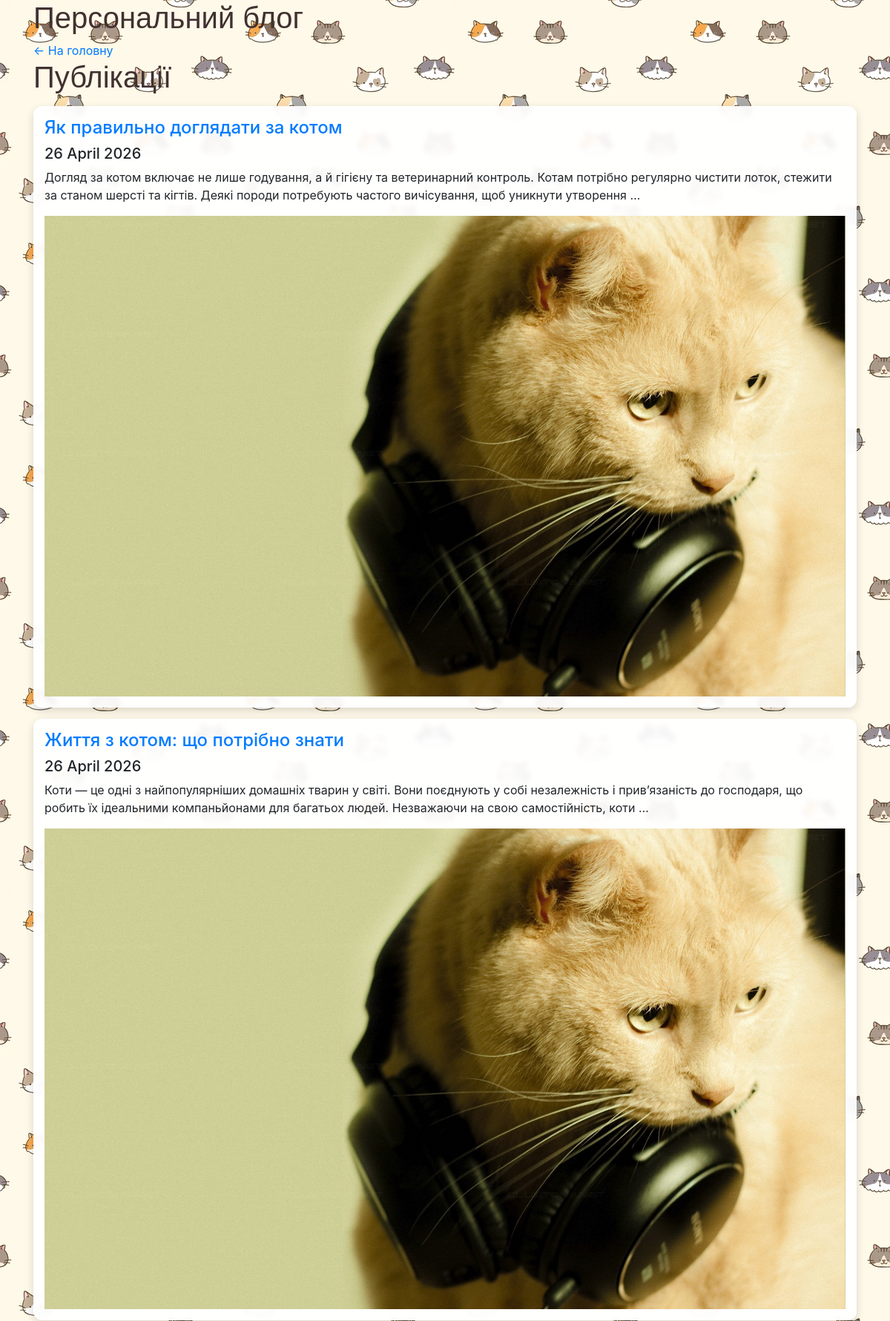
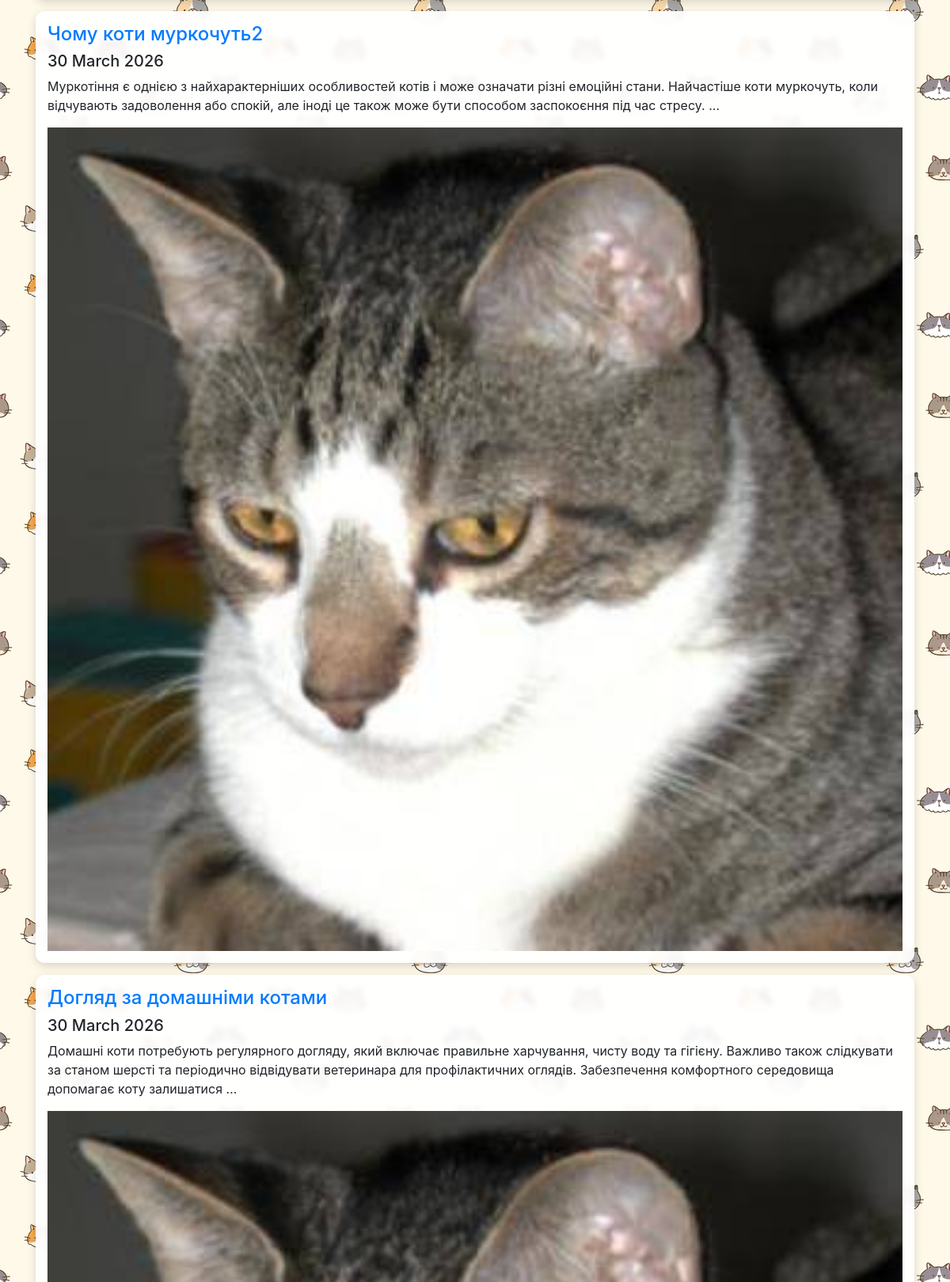
The app's page /articles/ (upper part) with its own data (2 pictures, top to bottom).
### app_blog/models.py (models this page shows, shortened)
class Article(models.Model):
    title = models.CharField('Заголовок', max_length=250)
    description = models.TextField('Опис', blank=True)
    pub_date = models.DateTimeField('Дата публікації', default=timezone.now)
    slug = models.SlugField('Слаг')
    main_page = models.BooleanField('Головна', default=False)
    category = models.ForeignKey(
        Category,
        on_delete=models.CASCADE,
        null=True,
        blank=True,
        related_name='articles'
    )
    class Meta:
        ordering = ['-pub_date']
        verbose_name = 'Стаття'
        verbose_name_plural = 'Статті'
    def get_absolute_url(self):
      return reverse(
        'news-detail',
        kwargs={
            'year': self.pub_date.year,
            'month': self.pub_date.month,
            'day': self.pub_date.day,
            'slug': self.slug
        }
    )

class ArticleImage(models.Model):
    article = models.ForeignKey(
        Article,
        on_delete=models.CASCADE,
        related_name='images'
    )
    image = models.ImageField('Фото', upload_to='photos')
    title = models.CharField('Заголовок', max_length=250, blank=True)

### app_blog/views.py (the view)
# urls.py: path('articles/', ArticleList.as_view(), name='articles-list'),
class ArticleList(ListView):
    model = Article
    template_name = 'articles_list.html'
    context_object_name = 'items'
    def get_context_data(self, *args, **kwargs):
        context = super(ArticleList,
                        self).get_context_data(*args, **kwargs)
        try:
            context['category'] = Category.objects.get(slug=self.kwargs.get('slug'))
        except Exception:
            context['category'] = None
        return context
    def get_queryset(self, *args, **kwargs):
        articles = Article.objects.all()
        return articles

### app_blog/templates/articles_list.html (shortened to what this page needs)
<!DOCTYPE html>
<html lang="en">
<head>
</head>
{% extends "base.html" %}
{% load static %}
{% block content %}{% endblock %}

### app_blog/static/css/main.css (style rules this page uses)
div > h1 { color: #09b3bf; }
div.container-image > img { width: 100%; }
body { background-image: url("../img/bg.webp"); background-repeat: repeat; }
div > h1 { color: #413131; font-family: 'Ubuntu', sans-serif; }
.article-card { background: rgba(255, 255, 255, 0.92); border-radius: 12px; padding: 15px; margin: 15px 0; box-shadow: 0 4px 12px rgba(0, 0, 0, 0.15); backdrop-filter: blur(3px); }

### records on screen
Article: pub_date+slug+title "← На головну Публікації Як правильно доглядати за котом 26 April 2026 Догляд за котом включає не лише годування, а й гігієну та ветеринарний контроль. Котам потрібно регулярно чистити лоток, стежити за станом шерсті та кігтів. Деякі породи потребують частого вичісування, щоб уникнути утворення … Життя з котом: що потрібно знати 26 April 2026 Коти — це одні з найпопулярніших домашніх тварин у світі. Вони поєднують у собі незалежність і прив’язаність до господаря, що робить їх ідеальними компаньйонами для багатьох людей. Незважаючи на свою самостійність, коти … Чому коти муркочуть2 30 March 2026 Муркотіння є однією з найхарактерніших особливостей котів і може означати різні емоційні стани.…", pub_date+slug+title (picture)
